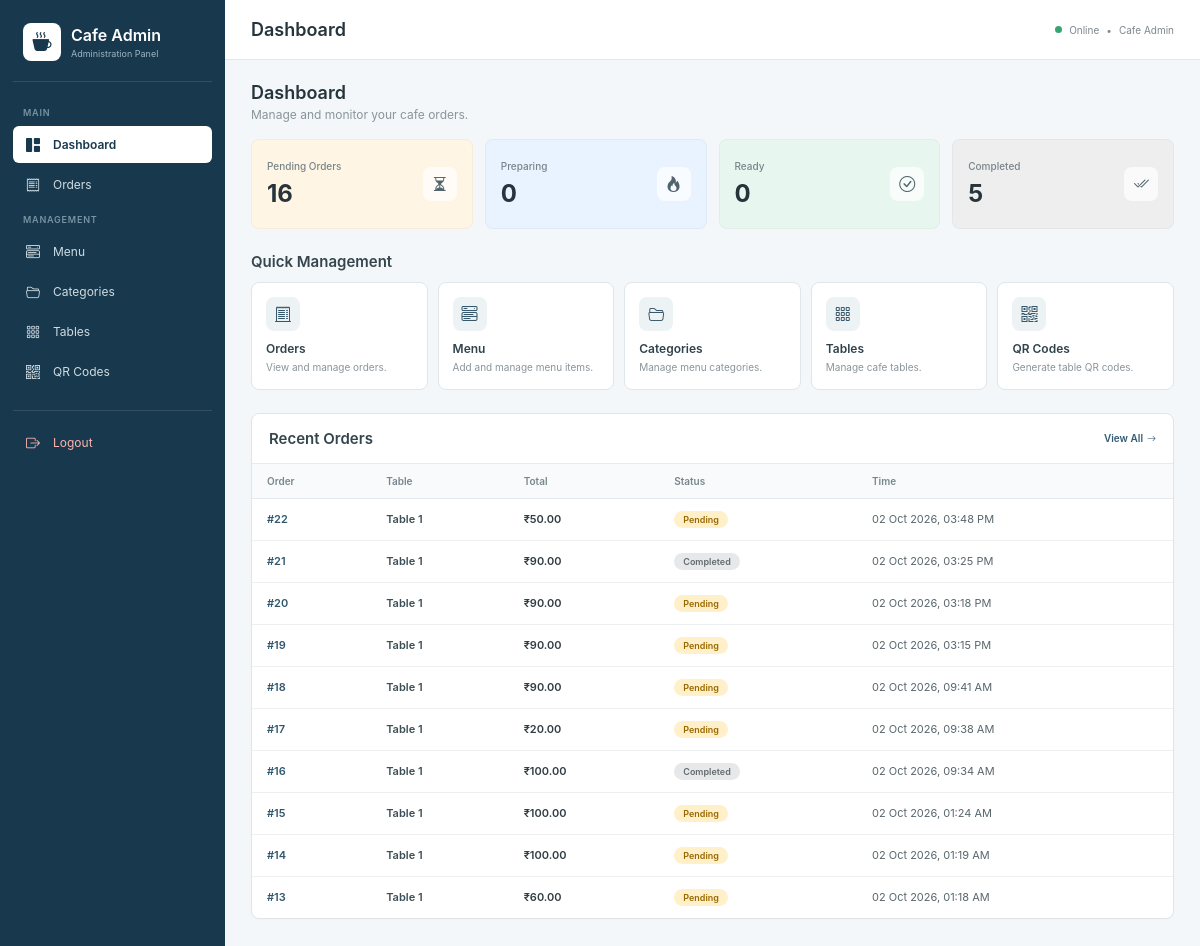
/admin-dashboard/ (signed in), run on the app's committed database.
### cafeapp/models.py (models this page shows, shortened)
class Order(models.Model):
    STATUS_CHOICES = [
        ("pending", "Pending"),
        ("preparing", "Preparing"),
        ("ready", "Ready"),
        ("completed", "Completed"),
        ("cancelled", "Cancelled"),
    ]
    table = models.ForeignKey(
        Table,
        on_delete=models.CASCADE,
        related_name="orders"
    )
    total_amount = models.DecimalField(
        max_digits=10,
        decimal_places=2,
        default=0
    )
    status = models.CharField(
        max_length=20,
        choices=STATUS_CHOICES,
        default="pending"
    )
    order_time = models.DateTimeField(auto_now_add=True)

class Table(models.Model):
    table_number = models.PositiveIntegerField(unique=True)
    is_active = models.BooleanField(default=True)

### cafeapp/views.py (the view)
@user_passes_test(is_admin_user, login_url="/admin-login/")
def admin_dashboard(request):
    from .models import Order
    pending_orders = Order.objects.filter(
        status="pending"
    ).count()
    preparing_orders = Order.objects.filter(
        status="preparing"
    ).count()
    ready_orders = Order.objects.filter(
        status="ready"
    ).count()
    completed_orders = Order.objects.filter(
        status="completed"
    ).count()
    recent_orders = Order.objects.select_related(
        "table"
    ).order_by(
        "-order_time"
    )[:10]
    return render(
        request,
        "cafeapp/admin_dashboard.html",
        {
            "pending_orders": pending_orders,
            "preparing_orders": preparing_orders,
            "ready_orders": ready_orders,
            "completed_orders": completed_orders,
            "recent_orders": recent_orders,
        }
    )

### cafeapp/views.py (called while the page is built)
def is_admin_user(user):
    return user.is_authenticated and user.is_staff

### templates/cafeapp/admin_dashboard.html (shortened to what this page needs)
<!DOCTYPE html>
<html lang="en">
<head>
    <link
        href="https://cdn.jsdelivr.net/npm/bootstrap-icons@1.11.3/font/bootstrap-icons.min.css"
        rel="stylesheet"
    >
</head>
<body>
<div class="layout">
    <aside class="sidebar">
        <div class="brand">
            <div class="brand-content">
                <div class="brand-icon">
                    <i class="bi bi-cup-hot-fill"></i>
                </div>
                <div class="brand-text">
                    <h1>
                        Cafe Admin
                    </h1>
                    <p>
                        Administration Panel
                    </p>
                </div>
            </div>
        </div>
        <div class="nav-title">
            Main
        </div>
        <a
            href="{% url 'admin_dashboard' %}"
            class="nav-link active"
        >
            <span class="nav-icon">
                <i class="bi bi-grid-1x2-fill"></i>
            </span>
            Dashboard
        </a>
        <a
            href="{% url 'admin_orders' %}"
            class="nav-link"
        >
            <span class="nav-icon">
                <i class="bi bi-receipt"></i>
            </span>
            Orders
        </a>
        <div class="nav-title">
            Management
        </div>
        <a
            href="{% url 'admin_menu' %}"
            class="nav-link"
        >
            <span class="nav-icon">
                <i class="bi bi-menu-button-wide"></i>
            </span>
            Menu
        </a>
        <a
            href="{% url 'admin_categories' %}"
            class="nav-link"
        >
            <span class="nav-icon">
                <i class="bi bi-folder2-open"></i>
            </span>
            Categories
        </a>
        <a
            href="{% url 'admin_tables' %}"
            class="nav-link"
        >
            <span class="nav-icon">
                <i class="bi bi-grid-3x3-gap"></i>
            </span>
            Tables
        </a>
        <a
            href="{% url 'admin_qr_codes' %}"
            class="nav-link"
        >
            <span class="nav-icon">
                <i class="bi bi-qr-code"></i>
            </span>
            QR Codes
        </a>
        <div class="logout">
            <a
                href="{% url 'admin_logout' %}"
                class="nav-link"
            >
                <span class="nav-icon">
                    <i class="bi bi-box-arrow-right"></i>
                </span>
                Logout
            </a>
        </div>
    </aside>
    <main class="main">
        <header class="top-header">
            <div class="header-left">
                <h2>
                    Dashboard
                </h2>
            </div>
            <div class="header-right">
                <span class="online-dot"></span>
                Online
                <span>
                    •
                </span>
                Cafe Admin
            </div>
        </header>
        <div class="page-intro">
            <h3>
                Dashboard
            </h3>
            <p>
                Manage and monitor your cafe orders.
            </p>
        </div>
        <section class="stats">
            <div class="stat-card pending">
                <div class="stat-content">
                    <div>
                        <div class="stat-title">
                            Pending Orders
                        </div>
                        <div class="stat-number">
                            {{ pending_orders }}
                        </div>
                    </div>
                    <div class="stat-icon">
                        <i class="bi bi-hourglass-split"></i>
                    </div>
                </div>
            </div>
            <div class="stat-card preparing">
                <div class="stat-content">
                    <div>
                        <div class="stat-title">
                            Preparing
                        </div>
                        <div class="stat-number">
                            {{ preparing_orders }}
                        </div>
                    </div>
                    <div class="stat-icon">
                        <i class="bi bi-fire"></i>
                    </div>
                </div>
            </div>
            <div class="stat-card ready">
                <div class="stat-content">
                    <div>
                        <div class="stat-title">
                            Ready
                        </div>
                        <div class="stat-number">
                            {{ ready_orders }}
                        </div>
                    </div>
                    <div class="stat-icon">
                        <i class="bi bi-check-circle"></i>
                    </div>
                </div>
            </div>
            <div class="stat-card completed">
                <div class="stat-content">
                    <div>
                        <div class="stat-title">
                            Completed
                        </div>
                        <div class="stat-number">
                            {{ completed_orders }}
                        </div>
                    </div>
                    <div class="stat-icon">
                        <i class="bi bi-check2-all"></i>
                    </div>
                </div>
            </div>
        </section>
        <h3 class="section-title">
            Quick Management
        </h3>
        <section class="quick-grid">
            <a
                href="{% url 'admin_orders' %}"
                class="quick-card"
            >
                <div class="quick-icon">
                    <i class="bi bi-receipt-cutoff"></i>
                </div>
                <h4>
                    Orders
                </h4>
                <p>
                    View and manage orders.
                </p>
            </a>
            <a
                href="{% url 'admin_menu' %}"
                class="quick-card"
            >
                <div class="quick-icon">
                    <i class="bi bi-menu-button-wide"></i>
                </div>
                <h4>
                    Menu
                </h4>
                <p>
                    Add and manage menu items.
                </p>
            </a>
            <a
                href="{% url 'admin_categories' %}"
                class="quick-card"
            >
                <div class="quick-icon">
                    <i class="bi bi-folder2-open"></i>
                </div>
                <h4>
                    Categories
                </h4>
                <p>
                    Manage menu categories.
                </p>
            </a>
            <a
                href="{% url 'admin_tables' %}"
                class="quick-card"
            >
                <div class="quick-icon">
                    <i class="bi bi-grid-3x3-gap"></i>
                </div>
                <h4>
                    Tables
                </h4>
                <p>
                    Manage cafe tables.
                </p>
            </a>
            <a
                href="{% url 'admin_qr_codes' %}"
                class="quick-card"
            >
                <div class="quick-icon">
                    <i class="bi bi-qr-code"></i>
                </div>
                <h4>
                    QR Codes
                </h4>
                <p>
                    Generate table QR codes.
                </p>
            </a>
        </section>
        <section class="orders-card">
            <div class="orders-header">
                <h3>
                    Recent Orders
                </h3>
                <a
                    href="{% url 'admin_orders' %}"
                    class="view-all"
                >
                    View All
                    <i class="bi bi-arrow-right"></i>
                </a>
            </div>
            {% if recent_orders %}
                <div class="table-wrapper">
                    <table>
                        <thead>
                            <tr>
                                <th>
                                    Order
                                </th>
                                <th>
                                    Table
                                </th>
                                <th>
                                    Total
                                </th>
                                <th>
                                    Status
                                </th>
                                <th>
                                    Time
                                </th>
                            </tr>
                        </thead>
                        <tbody>
                            {% for order in recent_orders %}
                                <tr>
                                    <td class="order-id">
                                        #{{ order.id }}
                                    </td>
                                    <td class="table-number">
                                        Table
                                        {{ order.table.table_number }}
                                    </td>
                                    <td class="amount">
                                        ₹{{ order.total_amount }}
                                    </td>
                                    <td>
                                        {% if order.status == "pending" %}
                                            <span
                                                class="status status-pending"
                                            >
                                                {{ order.get_status_display }}
                                            </span>
                                        {% elif order.status == "preparing" %}
                                            <span
                                                class="status status-preparing"
                                            >
                                                {{ order.get_status_display }}
                                            </span>
                                        {% elif order.status == "ready" %}
                                            <span
                                                class="status status-ready"
                                            >
                                                {{ order.get_status_display }}
                                            </span>
                                        {% elif order.status == "completed" %}
                                            <span
                                                class="status status-completed"
                                            >
                                                {{ order.get_status_display }}
                                            </span>
                                        {% elif order.status == "cancelled" %}
                                            <span
                                                class="status status-cancelled"
                                            >
                                                {{ order.get_status_display }}
                                            </span>
                                        {% endif %}
                                    </td>
                                    <td>
                                        {{ order.order_time|date:"d M Y, h:i A" }}
                                    </td>
                                </tr>
                            {% endfor %}
                        </tbody>
                    </table>
                </div>
            {% endif %}
        </section>
    </main>
</div>
</body>
</html>

### data on the page
Order: id "22", table.table_number "1", total_amount "50.00", status "Pending", order_time "02 Oct 2026, 03:48 PM"
Order: id "21", table.table_number "1", total_amount "90.00", status "Completed", order_time "02 Oct 2026, 03:25 PM"
Order: id "20", table.table_number "1", total_amount "90.00", status "Pending", order_time "02 Oct 2026, 03:18 PM"
Order: id "19", table.table_number "1", total_amount "90.00", status "Pending", order_time "02 Oct 2026, 03:15 PM"
Order: id "18", table.table_number "1", total_amount "90.00", status "Pending", order_time "02 Oct 2026, 09:41 AM"
Order: id "17", table.table_number "1", total_amount "20.00", status "Pending", order_time "02 Oct 2026, 09:38 AM"
Order: id "16", table.table_number "1", total_amount "100.00", status "Completed", order_time "02 Oct 2026, 09:34 AM"
Order: id "15", table.table_number "1", total_amount "100.00", status "Pending", order_time "02 Oct 2026, 01:24 AM"
Order: id "14", table.table_number "1", total_amount "100.00", status "Pending", order_time "02 Oct 2026, 01:19 AM"
Order: id "13", table.table_number "1", total_amount "60.00", status "Pending", order_time "02 Oct 2026, 01:18 AM"

### other printed values
{{ pending_orders }} "16"
{{ preparing_orders }} "0"
{{ ready_orders }} "0"
{{ completed_orders }} "5"
